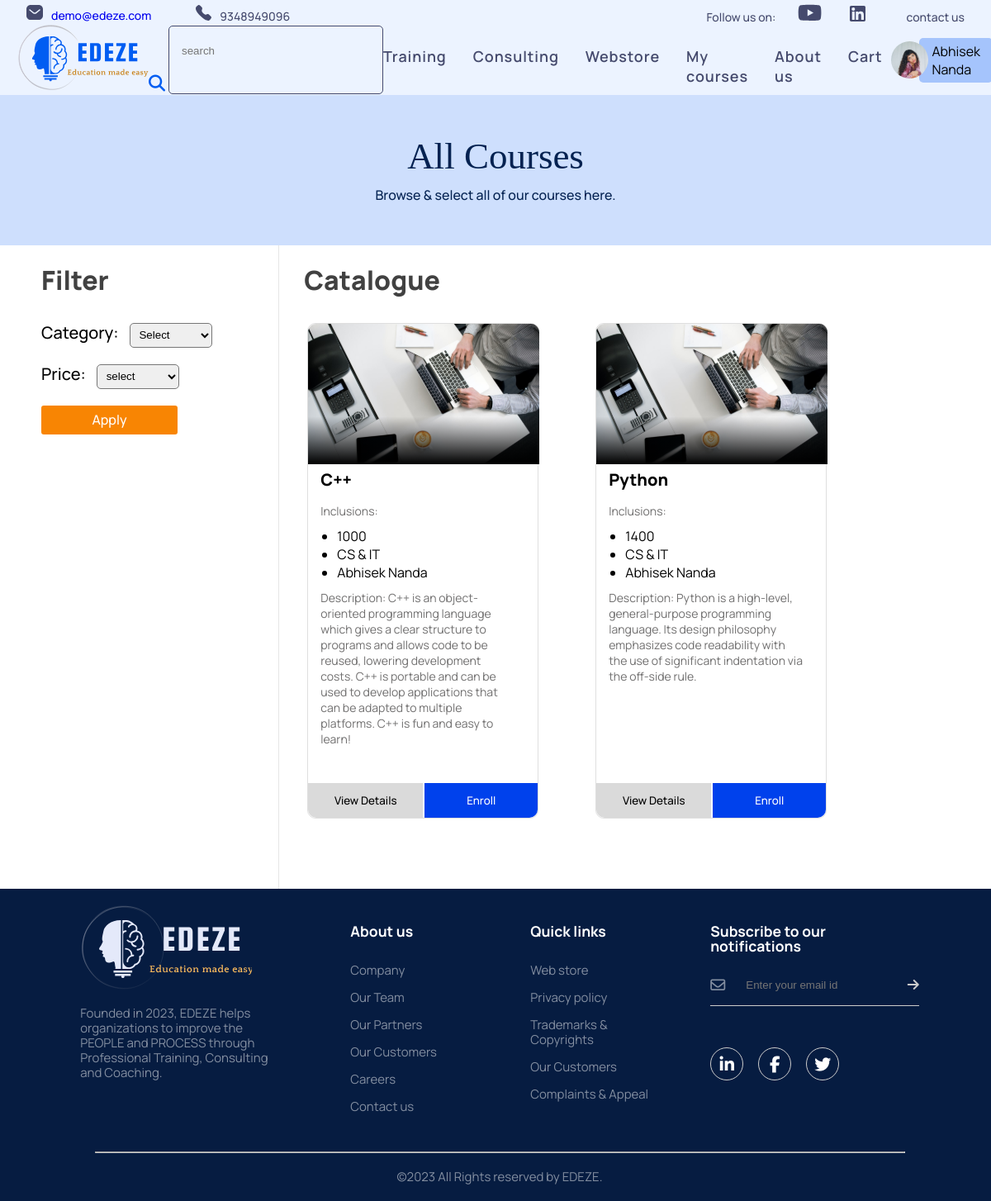
Page /training/ (signed in) on the committed database.
### home/models.py (models this page shows)
class training(models.Model):
    course_name = models.CharField(max_length=100)
    course_desc = models.TextField()
    course_price = models.IntegerField()
    course_author = models.CharField(max_length=100)
    course_category = models.CharField(max_length=100,null=True)
    course_rating = models.IntegerField(null=True)

### home/views.py (the view)
# urls.py: path("training/",training_page),
@login_required(login_url="/login/")
def training_page(request):
    crs = training.objects.all()
    context = {"crs":crs}
    return render (request,"training.html",context=context)

### home/templates/training.html (shortened to what this page needs)
<!DOCTYPE html>
<html lang="en">
<head>
    <link rel="stylesheet" type="text/css" href="/static/css/header-footer.css">
    <link rel="stylesheet" href="/static/css/training.css">
</head>
<body>
    <header>
        <div class="container">
            <div class="contact">
                <span> <a href="https://www.gmail.com/"><img src="/static/images/mail_icon.svg" alt="">demo@edeze.com </a></span>
                <span><img src="/static/images/call_icon.svg" alt="">9348949096</span>
            </div>
            <div class="social">
                <span>Follow us on:</span>
                <a href="https://www.instagram.com/"><img src="/static/images/Insta_icon.svg" alt=""></a>
                <a href="https://www.youtube.com/"><img src="/static/images/youtube_icon.svg" alt=""></a>
                <a href="https://www.facebook.com/"><img src="/static/images/Facebook_icon.svg" alt=""></a>
                <a href="https://www.linkedin.com/"><img src="/static/images/linkedin_icon.svg" alt=""></a>
                <span >contact us</span>
            </div>
        </div>
        <div class=" nav">
            <div class="left-part">
                <a href="/"><img src="/static/images/logo.svg" alt="logo" class="logo"></a>
                <div class="search-box">
                    <input type="text" id="search" placeholder="search">
                    <button type="submit" onclick="search()"><i class="fa-solid fa-magnifying-glass icon-search"></i></button>
                </div>
            </div>
             <div class="group">
                <ul class="navigation">
                    <li><a href="/training/" id="training">Training</a></li>
                    <li><a href="/consulting/">Consulting</a></li>
                    <li><a href="/webstore/">Webstore</a></li>
                    <li><a href="/{{id}}/MyCourse">My courses</a></li>
                    <li><a href="/aboutus/">About us</a></li>
                    <li><a href="/{{request.user.id}}/cart">Cart</a></li>
                </ul>
             </div>
            <div class="user-profile">
                <img src="/static/images/profilr-pic.svg" alt="" class="user-pic " id="userPic">
                <p class="profile-name">{{request.user.first_name}} {{request.user.last_name}}</p>
            </div>
        </div>
    </header>
    <section >
        <div class="page-header">
            <h1>All Courses</h1>
            <p>Browse & select all of our courses here. </p>
        </div>
    </section>
    <section class="main-section">
        <div class="filter-section">
            <h2>Filter</h2>
            <form method="POST" action="/{{id}}/filter">
                <label for="course">Category:</label>
                <select name="course" id="course">
                    <option value="">Select</option>
                </select>
                <br>
                <label for="price">Price:</label>
                <select name="price" id="price">
                    <option value="select" selected>select</option>
                </select>
                <br>
                <input type="submit" value="Apply" class="filter_serachBtn">
            </form>
        </div>
        <div class="course-section">
            <h2>Catalogue</h2>
            <div class="courses">
                {% for cr in crs %}
                    <div class="course">
                        <div class="course-description">
                            <img src="/static/images/training-thumbnail.svg" alt="">
                            <h4>{{cr.course_name}}</h4>
                            <p>Inclusions:</p>
                            <ul>
                                <li>{{cr.course_price}}</li>
                                <li>{{cr.course_category}}</li>
                                <li>{{cr.course_author}}</li>
                            </ul>
                            <p>Description: {{cr.course_desc}}</p>
                        </div>
                        <div class="course-buttons">
                            <a href="/{{cr.id}}/trainingDetails/">
                                <button class="view-detail-btn" id="viewDetail" onclick="" >View Details</button>
                            </a>
                            <a href="/display_login"><button class="Enroll-btn">Enroll</button></a>
                        </div>
                    </div>
                {% endfor %}
            </div>
        </div>
    </section>
    <footer>
        <div class="row">
            <div class="col">
                <img src="/static/images/footer-logo.svg" alt="" class="footer-logo">
                <p>Founded in 2023, EDEZE helps organizations to improve the PEOPLE and PROCESS through Professional Training, Consulting and Coaching.</p>
            </div>
            <div class="col">
                <h3>About us</h3>
                <ul>
                    <li><a href="">Company</a></li>
                    <li><a href="/ourteam">Our Team</a></li>
                    <li><a href="">Our Partners</a></li>
                    <li><a href="">Our Customers</a></li>
                    <li><a href="">Careers</a></li>
                    <li><a href="">Contact us</a></li>
                </ul>
            </div>
            <div class="col">
                <h3>Quick links</h3>
                <ul>
                    <li><a href="">Web store</a></li>
                    <li><a href="">Privacy policy</a></li>
                    <li><a href="">Trademarks & Copyrights</a></li>
                    <li><a href="">Our Customers</a></li>
                    <li><a href="">Complaints & Appeal</a></li>
                </ul>
            </div>
            <div class="col">
                <h3>Subscribe to our notifications</h3>
                <form>
                    <i class="fa-regular fa-envelope"></i>
                    <input type="email" placeholder="Enter your email id" required>
                    <button type="submit"><i class="fa-solid fa-arrow-right"></i></button>
                </form>
                <div class="social-icons">
                    <i class="fa-brands fa-linkedin-in"></i>
                    <i class="fa-brands fa-facebook-f"></i>
                    <i class="fa-brands fa-twitter"></i>
                </div>
            </div>
        </div>
        <hr>
        <p class="copyright">©2023 All Rights reserved by EDEZE.</p>
    </footer>
</body>
</html>

### home/static/css/header-footer.css (style rules this page uses)
header { background: #ECF3FF; width: 100%; }
.container { padding: 5px 32px 0px 32px; display: flex; justify-content: space-between; align-items: center; width: 100%; font-weight: 500; font-size: 14px; color: #454A6D; }
.contact { display: inherit; column-gap: 54px; }
.contact img { padding-right: 10px; }
.social img { padding: 0px 7px 0px 7px; }
.social span { padding-left: 40px; }
.nav { padding: 0px 16px 0px 0px; }
.left-part { display: inherit; align-items: center; gap: 20px; }
.left-part .logo { width: 184px; height: 80px; }
.nav { display: flex; justify-content: space-between; align-items: center; }
.group { display: flex; align-items: center; }
header ul { position: relative; display: flex; gap: 32px; }
header ul li { list-style-type: none; padding-top: 15px; }
header ul li a { position: relative; font-size: 18px; color: #454A6D; font-weight: 600; letter-spacing: 0.05em; }
header ul li a::before { content: ""; position: absolute; bottom: -2px; width: 100%; height: 2px; background: #005DF2; transform: scale(0); transition: transform 0.4s ease-in-out; transform-origin: right; }
.nav img { width: 45px; cursor: pointer; padding-left: 0px; }
footer { width: 100%; background: #061C41; color: rgb(255,255,255,.5); padding: 10px 50px 20px 60px; font-family: 'Manrope'; font-size: 15px; line-height: 18px; }
.row { width: 100%; display: flex; align-items: flex-start; justify-content: space-around; }
.col { flex-basis: 25%; padding: 10px; }
.col:nth-child(2),.col:nth-child(3) { flex-basis: 15%; }
.footer-logo { margin-bottom: 15px; }
.col h3 { margin-top: 22px; margin-bottom: 30px; color: #FFFFFF; }
.col ul li { list-style: none; padding-bottom: 15px; }
ul li a { color: rgb(255,255,255,.5); }
footer form { padding-bottom: 15px; display: flex; align-items: center; justify-content: flex-start; border-bottom: 1px solid #ccc; margin-bottom: 50px; gap: 15px; }
footer form .fa-regular { font-size: 18px; margin-right: 10px; }
footer form input { width: 100%; background: transparent; color: #ccc; border: 0; outline: 0; }
footer form button { background-color: transparent; border: 0; outline: none; cursor: pointer; }
footer form .fa-solid { font-size: 16px; color: #ccc; }
.social-icons .fa-brands { width: 40px; height: 40px; border-radius: 50%; text-align: center; line-height: 40px; font-size: 20px; color: #FFFFFF; background: transparent; border: 1px solid #ccc; margin-right: 15px ; cursor: pointer; }
footer hr { width: 90%; margin: 20px auto; border-bottom: 1px solid #ccc; }
.copyright { text-align: center; }
@media (max-width: 1400px) { header { width: 100vw; } }
.nav .user-profile { display: flex; justify-content: center; align-items: center; margin-right: 40px; }
.nav .user-profile p { background: #A5C4FC; border-radius: 5px; padding: 5px 15px; }
.nav .user-profile img { position: relative; right: -11px; }
.search-box { padding-left: 15px; border: 1px solid #454A6D; border-radius: 5px; background-color: inherit; }
.search-box input { background: transparent; border: 0px; outline: 0px; width: 243px; height: 58px; }
.search-box button { font-size: 20px; border: none; background: none; position: relative; color: #005DF2; right: 40px; }

### home/templates/training.html (style rules this page uses)
.filter-section { padding-left:50px; }
.filter-section h2 { margin-bottom:30px; padding-left:0px; }
.filter-section label { font: normal 500 20px/19px "Manrope", sans-serif; padding-right:10px; }
.filter-section select { width:100px; height:30px; border-radius:5px; margin-bottom:20px; cursor:pointer; border:1px solid #777; padding:.25em .5em; }
.filter-section .filter_serachBtn { cursor:pointer; width: 165px; height: 35px; background:#F88503; border-radius: 3px; border: none; color: #FFFFFF; font: normal 500 16px/22px "Manrope", sans-serif; }
.courses { padding: 30px 0px 50px 0px; display:flex; flex-wrap:wrap; }
.course .course-description p { max-width:250px; }
.course .course-buttons { display:flex; flex-direction: row; justify-content: space-between; }
.course-description h4 { max-width:250px; }

### rows in the picture
training: course_name "C++", course_price "1000", course_category "CS & IT", course_author "Abhisek Nanda", course_desc "C++ is an object-oriented programming language which gives a clear structure to programs and allows code to be reused, lowering development costs. C++ is portable and can be used to develop applications that can be adapted to multiple platforms. C++ is fun and easy to learn!"
training: course_name "Python", course_price "1400", course_category "CS & IT", course_author "Abhisek Nanda", course_desc "Python is a high-level, general-purpose programming language. Its design philosophy emphasizes code readability with the use of significant indentation via the off-side rule."

### other values in the picture
{{ request.user.first_name }} "Abhisek"
{{ request.user.last_name }} "Nanda"
